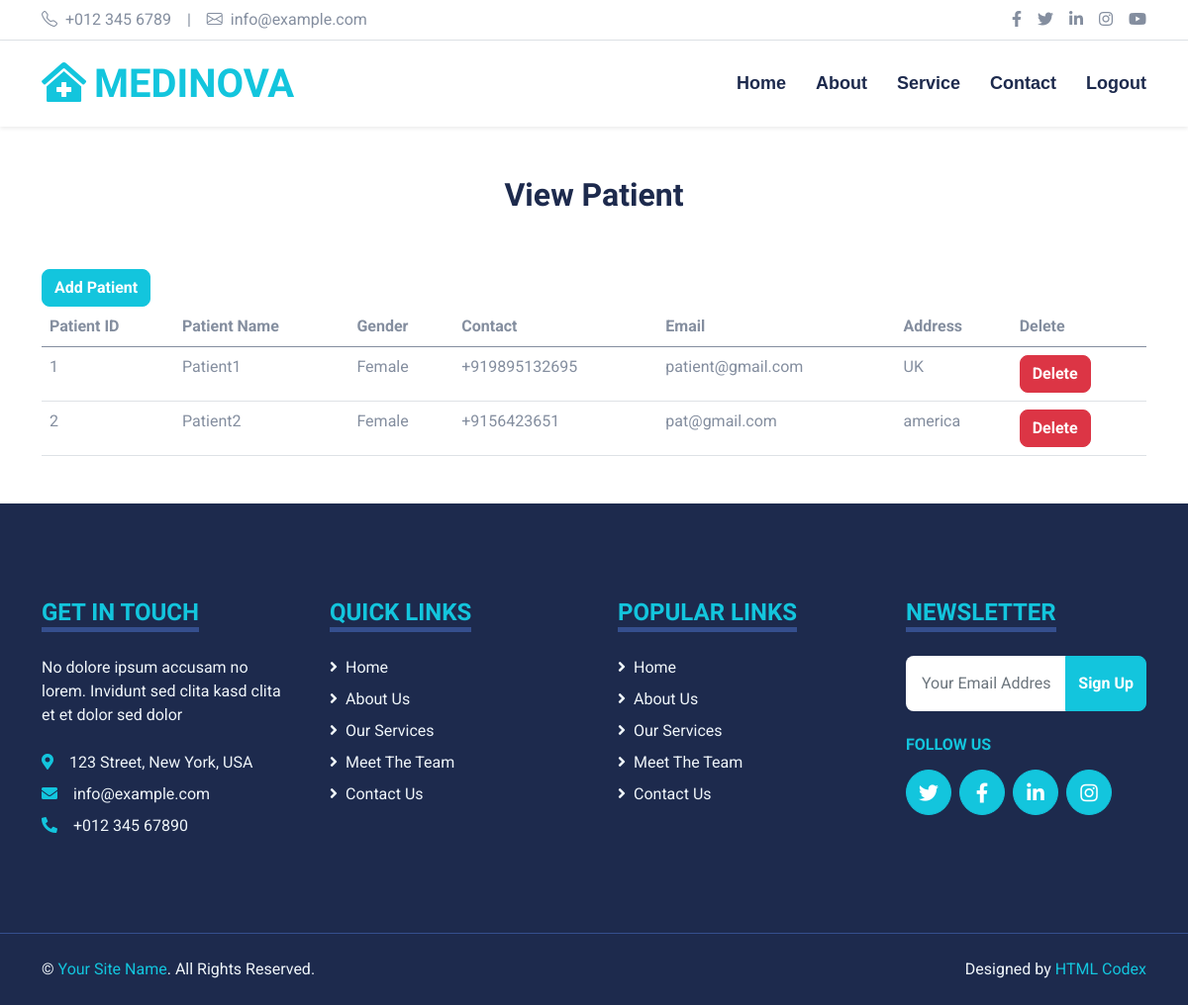
Before: /view_patient (signed in) with the older database file.
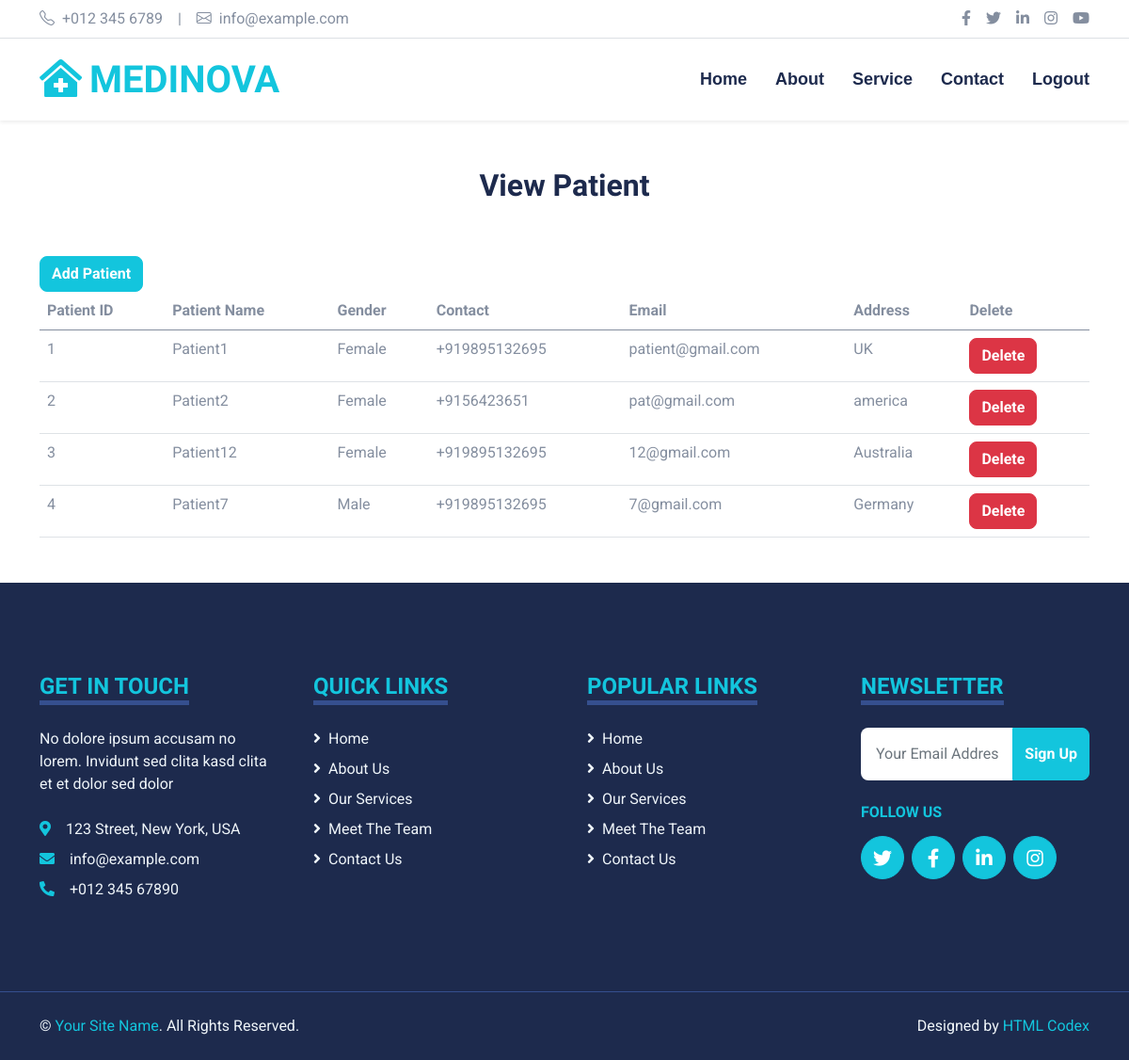
After: the same page with the newer database file.
### admin_hospital/models.py (models this page shows, shortened)
class Patient(models.Model):
    name = models.CharField(max_length=200)
    gender = models.CharField(max_length=10)
    mobile = models.CharField(max_length=20, null=True)
    email = models.EmailField(max_length=100)
    address = models.CharField(max_length=250)

### admin_hospital/views.py (the view)
# urls.py: path('view_patient',views.View_Patient,name='view_patient'),
def View_Patient(request):
    if not request.user.is_authenticated:
        return redirect('login')
    pat=Patient.objects.all()
    p={'pat':pat}
    return render(request,'view_patient.html',p)

### templates/view_patient.html (shortened to what this page needs)
<!DOCTYPE html>
{% load static %}
<html lang="en">
<head>
    <link href="https://cdnjs.cloudflare.com/ajax/libs/font-awesome/5.15.0/css/all.min.css" rel="stylesheet">
    <link href="https://cdn.jsdelivr.net/npm/bootstrap-icons@1.4.1/font/bootstrap-icons.css" rel="stylesheet">
    <link href="{% static 'lib/owlcarousel/assets/owl.carousel.min.css' %}" rel="stylesheet">
    <link href="{% static 'lib/tempusdominus/css/tempusdominus-bootstrap-4.min.css' %}" rel="stylesheet" />
    <link href="{% static 'css/bootstrap.min.css' %}" rel="stylesheet">
    <link href="{% static 'css/style.css' %}" rel="stylesheet">
</head>
<body>
    <div class="container-fluid py-2 border-bottom d-none d-lg-block">
        <div class="container">
            <div class="row">
                <div class="col-md-6 text-center text-lg-start mb-2 mb-lg-0">
                    <div class="d-inline-flex align-items-center">
                        <a class="text-decoration-none text-body pe-3" href=""><i class="bi bi-telephone me-2"></i>+012 345 6789</a>
                        <span class="text-body">|</span>
                        <a class="text-decoration-none text-body px-3" href=""><i class="bi bi-envelope me-2"></i>info@example.com</a>
                    </div>
                </div>
                <div class="col-md-6 text-center text-lg-end">
                    <div class="d-inline-flex align-items-center">
                        <a class="text-body px-2" href="">
                            <i class="fab fa-facebook-f"></i>
                        </a>
                        <a class="text-body px-2" href="">
                            <i class="fab fa-twitter"></i>
                        </a>
                        <a class="text-body px-2" href="">
                            <i class="fab fa-linkedin-in"></i>
                        </a>
                        <a class="text-body px-2" href="">
                            <i class="fab fa-instagram"></i>
                        </a>
                        <a class="text-body ps-2" href="">
                            <i class="fab fa-youtube"></i>
                        </a>
                    </div>
                </div>
            </div>
        </div>
    </div>
    <div class="container-fluid sticky-top bg-white shadow-sm mb-5">
        <div class="container">
            <nav class="navbar navbar-expand-lg bg-white navbar-light py-3 py-lg-0">
                <a href="index.html" class="navbar-brand">
                    <h1 class="m-0 text-uppercase text-primary"><i class="fa fa-clinic-medical me-2"></i>Medinova</h1>
                </a>
                <div class="collapse navbar-collapse" id="navbarCollapse">
                    <div class="navbar-nav ms-auto py-0">
                        <a href="{% url 'home' %}" class="nav-item nav-link">Home</a>
                        <a href="{% url 'about' %}" class="nav-item nav-link">About</a>
                        <a href="{% url 'service' %}" class="nav-item nav-link">Service</a>
                        <a href="{% url 'contact' %}" class="nav-item nav-link">Contact</a>
                        <a href="{% url 'logout' %}" class="nav-item nav-link">Logout</a>
                    </div>
                </div>
            </nav>
        </div>
    </div>
    <div class="container" style="margin-top:50px">
        <h2 class="text-center">View Patient</h2>
        <br><br>
        <table class="table table-hover" id="example">
            <thead>
            <tr>
                <th>Patient ID</th>
                <th>Patient Name</th>
                <th>Gender</th>
                <th>Contact</th>
                <th>Email</th>
                <th>Address</th>
                <th>Delete</th>
            </tr>
            </thead>
            <tbody>
                {% for i in pat %}
                <tr>
                    <td>{{i.id}}</td>
                    <td>{{i.name}}</td>
                    <td>{{i.gender}}</td>
                    <td>{{i.mobile}}</td>
                    <td>{{i.email}}</td>
                    <td>{{i.address}}</td>
                    <td><a href="{%url 'delete_patient' i.id %}" onClick="return confirm('Are you sure?')" class="btn btn-danger">Delete</a></td>
                </tr>
                {% endfor %}
                <a class="btn btn-primary" href="{% url 'add_patient' %}">Add Patient</a>
            </tbody>
        </table>
    </div>
  <div class="container-fluid bg-dark text-light mt-5 py-5">
    <div class="container py-5">
        <div class="row g-5">
            <div class="col-lg-3 col-md-6">
                <h4 class="d-inline-block text-primary text-uppercase border-bottom border-5 border-secondary mb-4">Get In Touch</h4>
                <p class="mb-4">No dolore ipsum accusam no lorem. Invidunt sed clita kasd clita et et dolor sed dolor</p>
                <p class="mb-2"><i class="fa fa-map-marker-alt text-primary me-3"></i>123 Street, New York, USA</p>
                <p class="mb-2"><i class="fa fa-envelope text-primary me-3"></i>info@example.com</p>
                <p class="mb-0"><i class="fa fa-phone-alt text-primary me-3"></i>+012 345 67890</p>
            </div>
            <div class="col-lg-3 col-md-6">
                <h4 class="d-inline-block text-primary text-uppercase border-bottom border-5 border-secondary mb-4">Quick Links</h4>
                <div class="d-flex flex-column justify-content-start">
                    <a class="text-light mb-2" href="{% url 'home' %}"><i class="fa fa-angle-right me-2"></i>Home</a>
                    <a class="text-light mb-2" href="{% url 'about' %}"><i class="fa fa-angle-right me-2"></i>About Us</a>
                    <a class="text-light mb-2" href="{% url 'service' %}"><i class="fa fa-angle-right me-2"></i>Our Services</a>
                    <a class="text-light mb-2" href="{% url 'doctor_list' %}"><i class="fa fa-angle-right me-2"></i>Meet The Team</a>
                    <a class="text-light" href="#"><i class="fa fa-angle-right me-2"></i>Contact Us</a>
                </div>
            </div>
            <div class="col-lg-3 col-md-6">
                <h4 class="d-inline-block text-primary text-uppercase border-bottom border-5 border-secondary mb-4">Popular Links</h4>
                <div class="d-flex flex-column justify-content-start">
                    <a class="text-light mb-2" href="{% url 'home' %}"><i class="fa fa-angle-right me-2"></i>Home</a>
                    <a class="text-light mb-2" href="{% url 'about' %}"><i class="fa fa-angle-right me-2"></i>About Us</a>
                    <a class="text-light mb-2" href="{% url 'service' %}"><i class="fa fa-angle-right me-2"></i>Our Services</a>
                    <a class="text-light mb-2" href="{% url 'doctor_list' %}"><i class="fa fa-angle-right me-2"></i>Meet The Team</a>
                    <a class="text-light" href="{% url 'contact' %}"><i class="fa fa-angle-right me-2"></i>Contact Us</a>
                </div>
            </div>
            <div class="col-lg-3 col-md-6">
                <h4 class="d-inline-block text-primary text-uppercase border-bottom border-5 border-secondary mb-4">Newsletter</h4>
                <form action="">
                    <div class="input-group">
                        <input type="text" class="form-control p-3 border-0" placeholder="Your Email Address">
                        <button class="btn btn-primary">Sign Up</button>
                    </div>
                </form>
                <h6 class="text-primary text-uppercase mt-4 mb-3">Follow Us</h6>
                <div class="d-flex">
                    <a class="btn btn-lg btn-primary btn-lg-square rounded-circle me-2" href="#"><i class="fab fa-twitter"></i></a>
                    <a class="btn btn-lg btn-primary btn-lg-square rounded-circle me-2" href="#"><i class="fab fa-facebook-f"></i></a>
                    <a class="btn btn-lg btn-primary btn-lg-square rounded-circle me-2" href="#"><i class="fab fa-linkedin-in"></i></a>
                    <a class="btn btn-lg btn-primary btn-lg-square rounded-circle" href="#"><i class="fab fa-instagram"></i></a>
                </div>
            </div>
        </div>
    </div>
</div>
<div class="container-fluid bg-dark text-light border-top border-secondary py-4">
    <div class="container">
        <div class="row g-5">
            <div class="col-md-6 text-center text-md-start">
                <p class="mb-md-0">&copy; <a class="text-primary" href="#">Your Site Name</a>. All Rights Reserved.</p>
            </div>
            <div class="col-md-6 text-center text-md-end">
                <p class="mb-0">Designed by <a class="text-primary" href="https://htmlcodex.com">HTML Codex</a></p>
            </div>
        </div>
    </div>
</div>
</body>
</html>

### static/css/style.css (style rules this page uses)
:root { --primary: #13C5DD; --secondary: #354F8E; --light: #EFF5F9; --dark: #1D2A4D; }
.btn { font-weight: 700; transition: .5s; }
.btn-primary { color: #FFFFFF; }
.btn-lg-square { width: 46px; height: 46px; }
.btn-square, .btn-sm-square, .btn-lg-square { padding-left: 0; padding-right: 0; text-align: center; }
.navbar-light .navbar-nav .nav-link { font-family: 'Jost', sans-serif; position: relative; margin-left: 30px; padding: 30px 0; font-size: 18px; font-weight: 700; color: var(--dark); outline: none; transition: .5s; }
@media (min-width: 992px) { .navbar-light .navbar-nav .nav-link::before { position: absolute; content: ""; width: 0; height: 5px; bottom: 0; left: 50%; background: var(--primary); transition: .5s; } }

Changed rows visible on the page:
added Patient: id "3", name "Patient12", gender "Female", mobile "+919895132695", email "12@gmail.com", address "Australia"
added Patient: id "4", name "Patient7", gender "Male", mobile "+919895132695", email "7@gmail.com", address "Germany"
